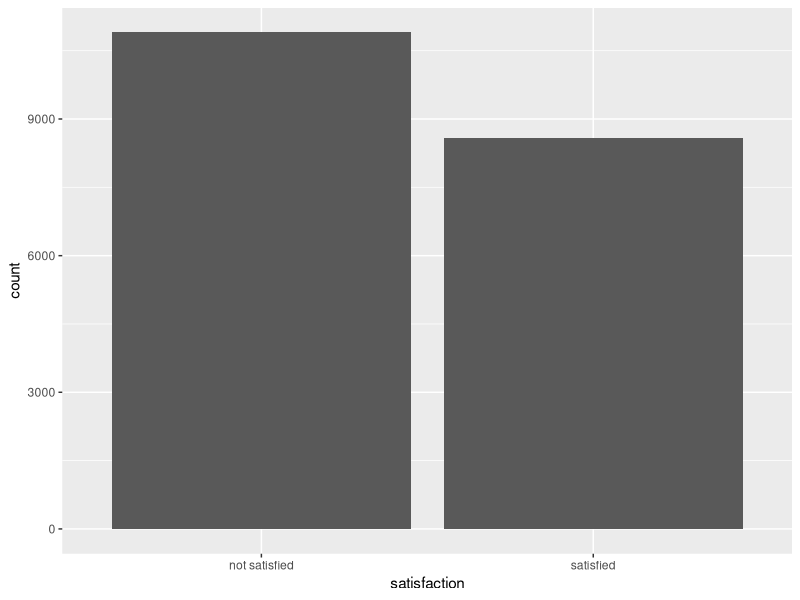
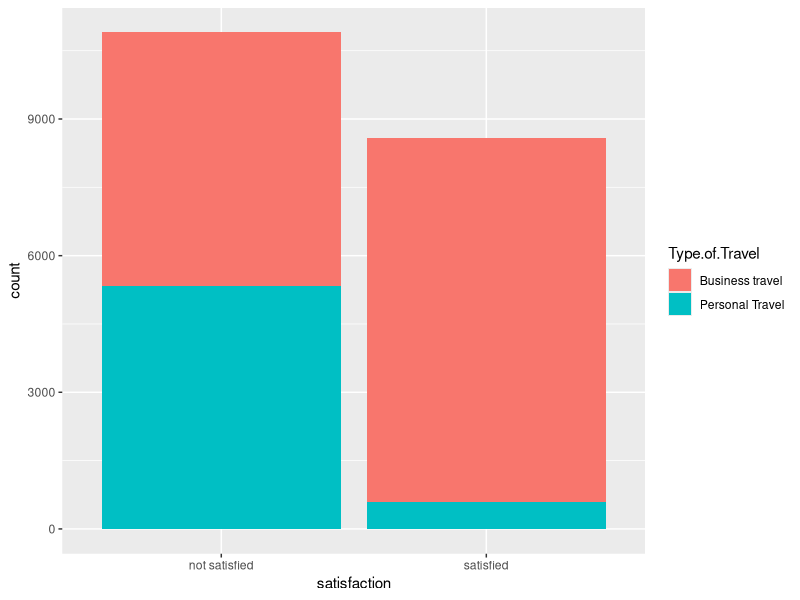
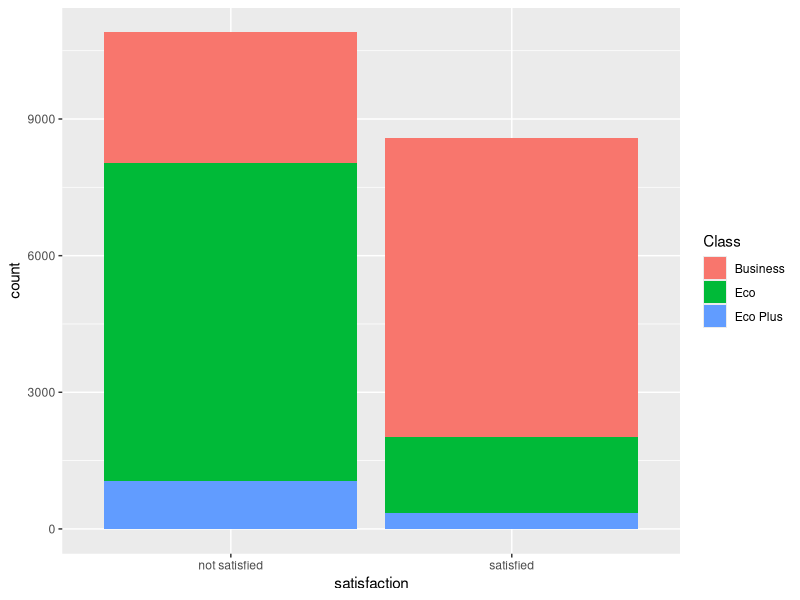
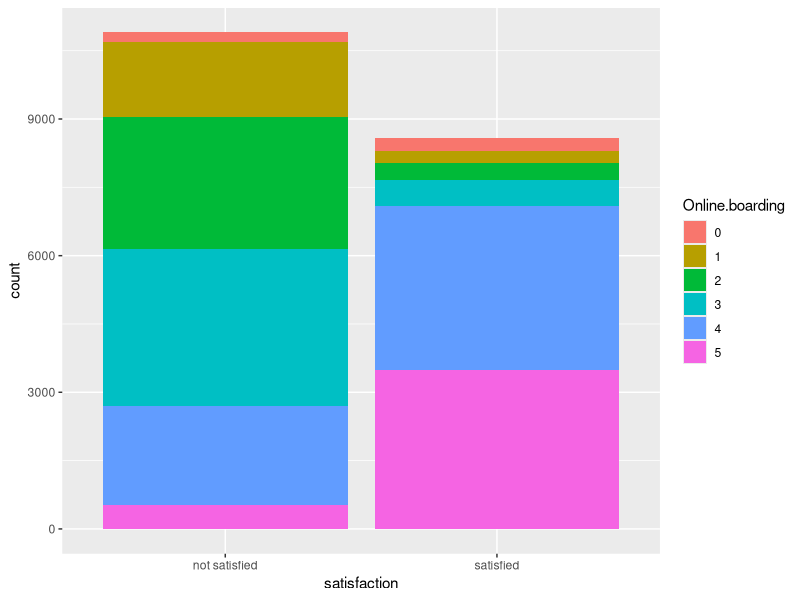
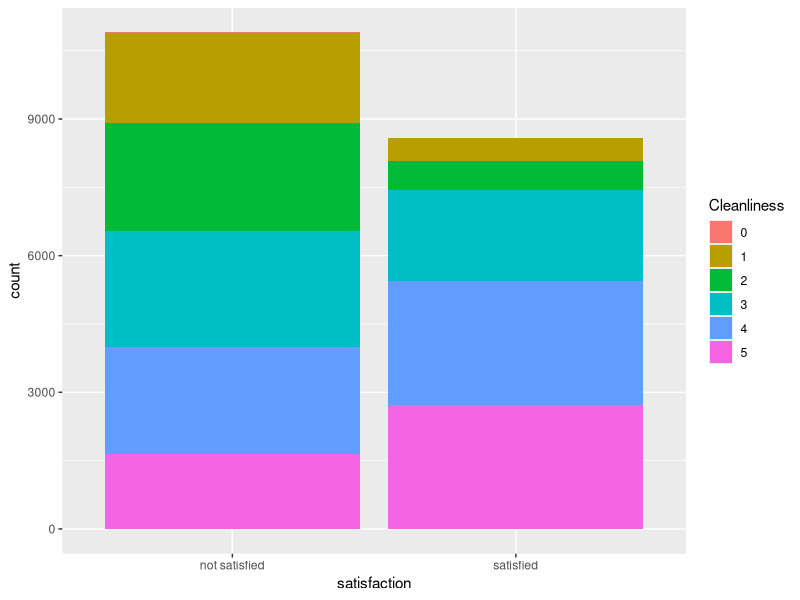
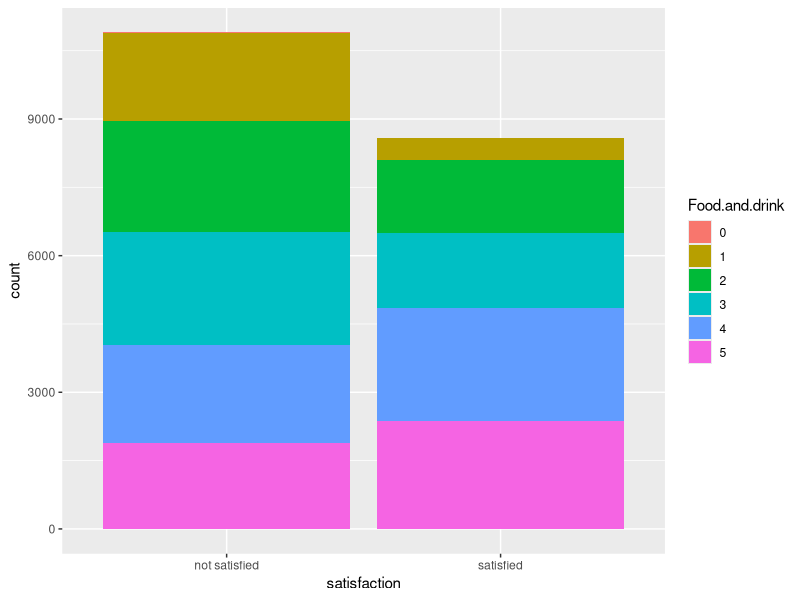
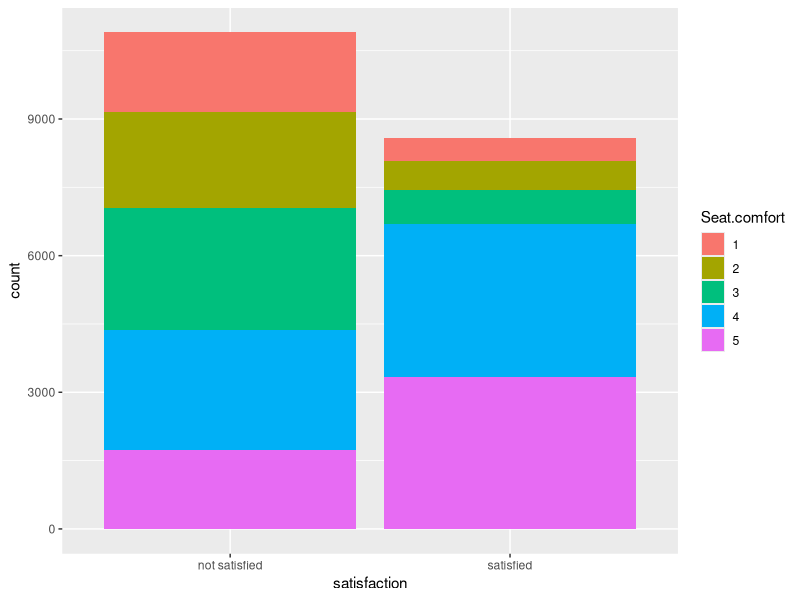
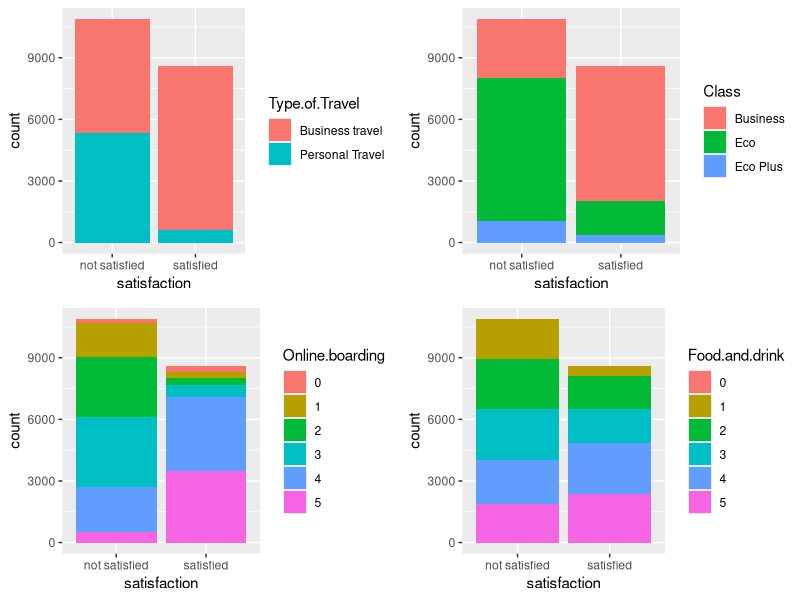

Write R code to recreate these figures, in order.
###############################################################-
## package                                                 ####
###############################################################-
library(ggplot2)
library(dplyr)
library(tidyr)
library(gridExtra)

###############################################################-
## data                                                    ####
###############################################################-
train <- read.csv("train.csv", header = TRUE, stringsAsFactors = TRUE)
test <- read.csv("test.csv", header = TRUE, stringsAsFactors = TRUE)

y.train <- train$satisfaction
x.train <- train %>% select(-satisfaction)

y.test <- test$satisfaction
x.test <- test %>% select(-satisfaction)

###############################################################-
## data                                                    ####
###############################################################-
temp <- train # copy the train
names(temp)
temp %>% str()

## transform data into appropirate form for plotting-----------
temp$satisfaction <- ifelse(temp$satisfaction=='satisfied',
                            'satisfied','not satisfied') %>% as.factor()

temp$Inflight.wifi.service <- temp$Inflight.wifi.service %>%  as.factor()
temp$Online.boarding <- temp$Online.boarding %>%  as.factor()
temp$Cleanliness <- temp$Cleanliness %>% as.factor()
temp$Food.and.drink <- temp$Food.and.drink %>% as.factor()
temp$Seat.comfort <- temp$Seat.comfort %>% as.factor()

## satisfaction -----------------------------------------------
p <- ggplot(temp, aes(satisfaction,))
p1 <- p+geom_bar();p1

## categorical variables vs satisfaction
p2 <- p+geom_bar(aes(fill=Type.of.Travel));p2
p3 <- p+geom_bar(aes(fill=Class));p3
p9 <- p+geom_bar(aes(fill=Online.boarding));p9
p10 <- p+geom_bar(aes(fill=Cleanliness));p10
p11 <- p+geom_bar(aes(fill=Food.and.drink));p11
p12 <- p+geom_bar(aes(fill=Seat.comfort));p12
grid.arrange(p2,p3,p9,p11, nrow=2, ncol=2)

## continuous variables vs satisfaction
p5 <- p+geom_boxplot(aes(satisfaction,Departure.Delay.in.Minutes));p5
p6 <- p+geom_boxplot(aes(satisfaction,Arrival.Delay.in.Minutes));p6
p7 <- p+geom_boxplot(aes(satisfaction,Flight.Distance));p7
p8 <- p+geom_boxplot(aes(satisfaction,Age));p8
grid.arrange(p5,p6,p7,p8, nrow=2, ncol=2)

## mixed 2 by 2 panel
grid.arrange(p3,p11,p7,p8, nrow=2, ncol=2)

## predictors -------------------------------------------
## conti vs conti
ggplot(temp, aes(Flight.Distance, Arrival.Delay.in.Minutes))+
  geom_point(aes(color=satisfaction))

ggplot(temp, aes(Departure.Delay.in.Minutes, Arrival.Delay.in.Minutes))+
  geom_point(aes(color=satisfaction))

## cat vs cat
tb <- table(temp$Online.boarding, temp$Inflight.wifi.service)
tb <- as.data.frame(tb) 
colnames(tb)=c("Online.boarding", "Inflight.wifi.service", "Freq")

ggplot(tb, aes(Online.boarding, Freq,
                 fill=Inflight.wifi.service))+
  geom_bar(stat = 'identity', position = 'dodge')

## cat vs conti
